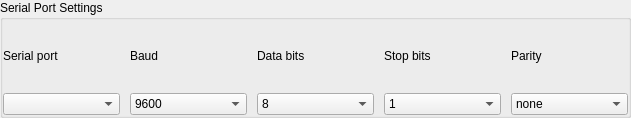
<?xml version="1.0" encoding="UTF-8"?>
<ui version="4.0">
 <class>SerialSettingsWidget</class>
 <widget class="QWidget" name="SerialSettingsWidget">
  <property name="geometry">
   <rect>
    <x>0</x>
    <y>0</y>
    <width>631</width>
    <height>118</height>
   </rect>
  </property>
  <property name="windowTitle">
   <string>Form</string>
  </property>
  <layout class="QHBoxLayout" name="horizontalLayout">
   <property name="spacing">
    <number>0</number>
   </property>
   <property name="margin">
    <number>0</number>
   </property>
   <item>
    <widget class="QGroupBox" name="groupBox">
     <property name="title">
      <string>Serial Port Settings</string>
     </property>
     <layout class="QGridLayout" name="gridLayout">
      <property name="horizontalSpacing">
       <number>10</number>
      </property>
      <property name="verticalSpacing">
       <number>2</number>
      </property>
      <property name="margin">
       <number>0</number>
      </property>
      <item row="0" column="0">
       <widget class="QLabel" name="label">
        <property name="text">
         <string>Serial port</string>
        </property>
       </widget>
      </item>
      <item row="0" column="1">
       <widget class="QLabel" name="label_2">
        <property name="text">
         <string>Baud</string>
        </property>
       </widget>
      </item>
      <item row="0" column="2">
       <widget class="QLabel" name="label_3">
        <property name="text">
         <string>Data bits</string>
        </property>
       </widget>
      </item>
      <item row="0" column="3">
       <widget class="QLabel" name="label_4">
        <property name="text">
         <string>Stop bits</string>
        </property>
       </widget>
      </item>
      <item row="0" column="4">
       <widget class="QLabel" name="label_5">
        <property name="text">
         <string>Parity</string>
        </property>
       </widget>
      </item>
      <item row="1" column="0">
       <widget class="QComboBox" name="serialPort"/>
      </item>
      <item row="1" column="1">
       <widget class="QComboBox" name="baud">
        <property name="currentIndex">
         <number>2</number>
        </property>
        <item>
         <property name="text">
          <string>1200</string>
         </property>
        </item>
        <item>
         <property name="text">
          <string>4800</string>
         </property>
        </item>
        <item>
         <property name="text">
          <string>9600</string>
         </property>
        </item>
        <item>
         <property name="text">
          <string>19200</string>
         </property>
        </item>
        <item>
         <property name="text">
          <string>38400</string>
         </property>
        </item>
        <item>
         <property name="text">
          <string>57600</string>
         </property>
        </item>
        <item>
         <property name="text">
          <string>115200</string>
         </property>
        </item>
       </widget>
      </item>
      <item row="1" column="2">
       <widget class="QComboBox" name="dataBits">
        <property name="currentIndex">
         <number>1</number>
        </property>
        <item>
         <property name="text">
          <string>7</string>
         </property>
        </item>
        <item>
         <property name="text">
          <string>8</string>
         </property>
        </item>
       </widget>
      </item>
      <item row="1" column="3">
       <widget class="QComboBox" name="stopBits">
        <item>
         <property name="text">
          <string>1</string>
         </property>
        </item>
        <item>
         <property name="text">
          <string>1.5</string>
         </property>
        </item>
        <item>
         <property name="text">
          <string>2</string>
         </property>
        </item>
       </widget>
      </item>
      <item row="1" column="4">
       <widget class="QComboBox" name="parity">
        <item>
         <property name="text">
          <string>none</string>
         </property>
        </item>
        <item>
         <property name="text">
          <string>odd</string>
         </property>
        </item>
        <item>
         <property name="text">
          <string>even</string>
         </property>
        </item>
       </widget>
      </item>
     </layout>
    </widget>
   </item>
  </layout>
 </widget>
 <resources/>
 <connections/>
</ui>
